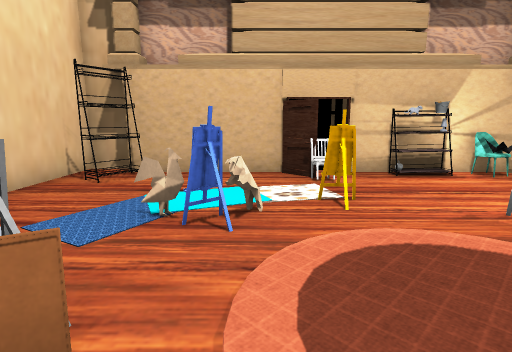
View 1 (above)

12 first-person views from a walk through a 3-D level made in the Unity game engine. The camera is 1.3 m above the floor, tilts 10° down and sees 80° across. The floor is counted in squares, 1 m on a side. Each view is taken from the middle of a square. On the plan, view 1 faces up. The plan holds only what a view shows up to about 14 squares ahead; the rest is blank. The place goes on beyond the plan. The player is left out. Some animated figures are left out. Some surface patterns are stand-ins.

View 2
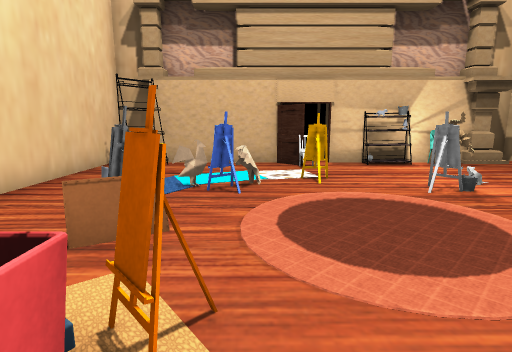

View 3
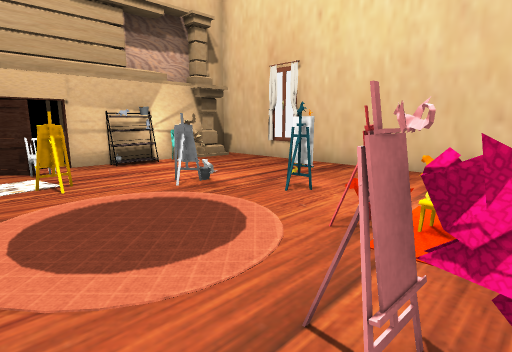

View 4
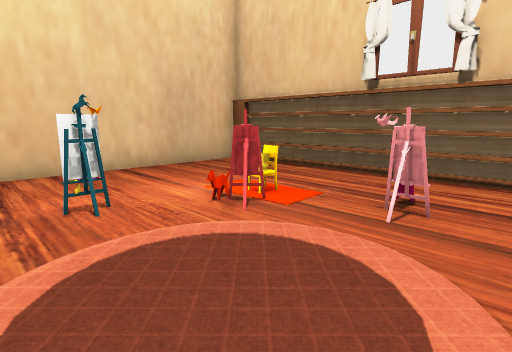

View 5
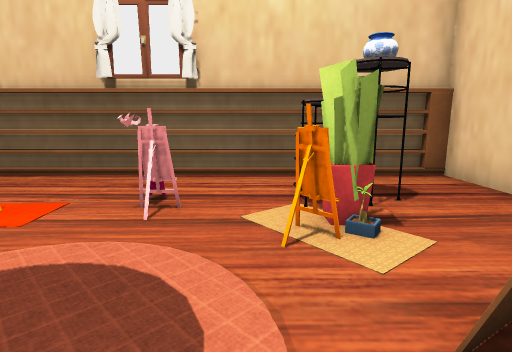

View 6
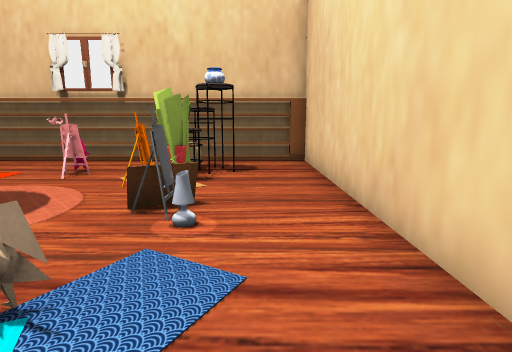

View 7
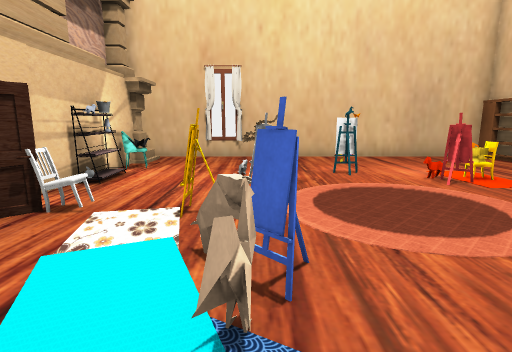

View 8
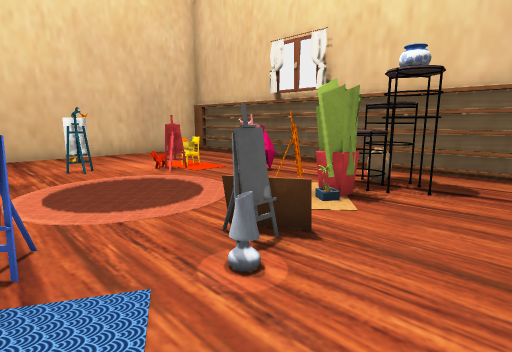

View 9
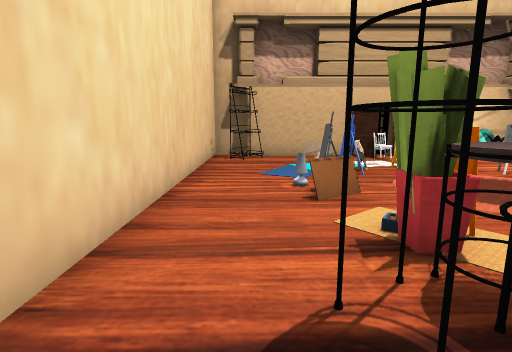

View 10
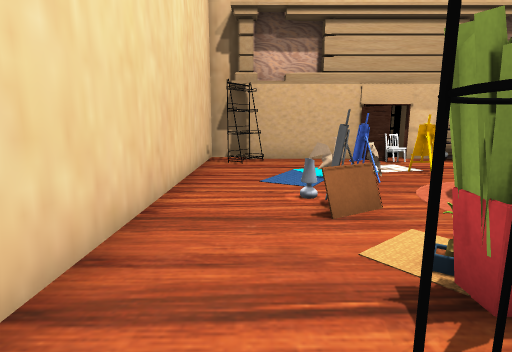

View 11
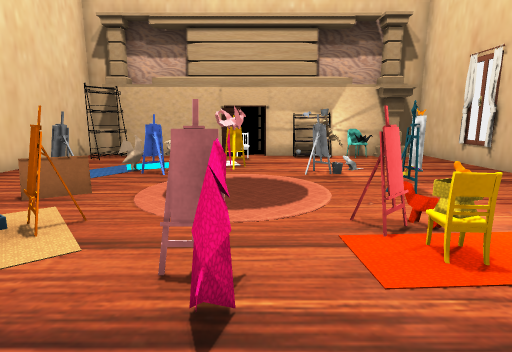

View 12
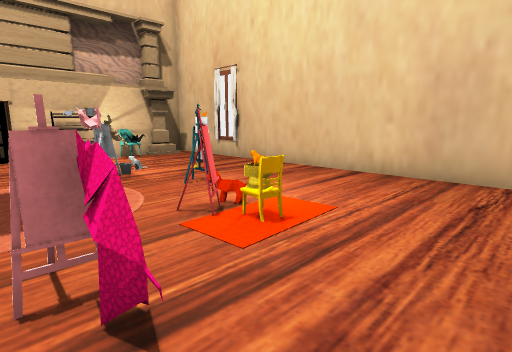

### Floor plan
Points are (right, up) in squares from view 1. A wall is a line through its corners. A room is listed if a view was taken in it or the views show most of it. See-through windows are left out.
Room 1 (views 1, 2, 3, 4, 5, 6, 7, 8, 9, 10, 11, 12)
walls: (1.6, -2) (1.7, -1.4); (1.7, -2.1) (1.7, -1.7) (1.8, -1.5) (1.7, -2.6); (1.6, -2.5) (1.6, -1.5); (1.4, 7.1) (1.1, 7.5); (0.6, 8) (-3.4, 8); (3.5, 8) (2.4, 8); (-3.5, 8.7) (-4.7, 8.7) (-4.7, -4.5) (8.7, -4.5) (8.7, 8.7) (7.9, 8.7); (-4.2, -4.7) (8.1, -4.7)
low walls: (1.8, -2) (1.6, -2.5); (-2.1, 1.1) (-1.1, 1.7) (-2, 1.1); (1.7, -2.3) (1.5, -1.8)
ways out: gap at (2, 9)
objects: other object (-4, 7) to (-3, 7); other object (-2, 2); lamp (-2, 3); other object (-1, -3); flowerpot (-1, -2); other object (-1, 0); plant (-1, 1); other object (-1, 4); other object (1, 5); other object (2, -1); chair (2, 7); lamp (3, -1); chair (4, -2); other object (4, 0); cone (4, 3); other object (4, 4); other object (4, 8); other object (5, 2); other object (5, 8); other object (6, 7); chair (6, 8); other object (7, 8)

Positions as (right, up) in squares from view 1, and headings:
1: (0, 0), facing up
2: (0, -2), facing up
3: (0, -2), facing up-right
4: (0, 3), facing down-right
5: (0, 3), facing down
6: (-3, 6), facing down
7: (-3, 4), facing right
8: (-4, 4), facing down-right
9: (-3, -4), facing up
10: (-3, -3), facing up
11: (2, -4), facing up
12: (1, -4), facing up-right
